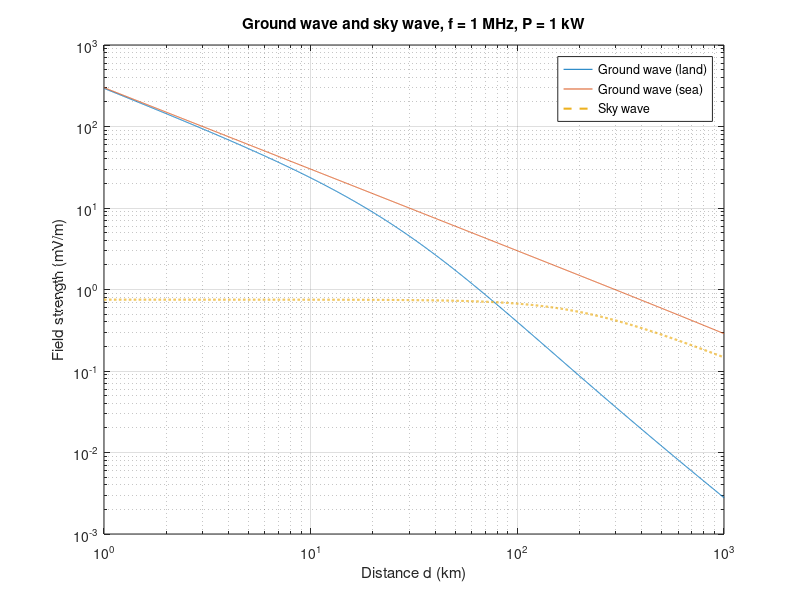

This figure's MATLAB source:
%% Exp 17 : Ground wave and sky wave propagation (Norton attenuation, crossover distance)
clc; clear; close all;

c = 3e8; f = 1e6; lam = c/f; P = 1;            % 1 MHz, P = 1 kW
d = logspace(0,3,2000);                        % distance (km)
sig = [0.01 5];                                % land, sea conductivity (S/m)
hv = 100; rho = 0.5;                           % virtual height (km), ionospheric reflection factor

Eg_fun = @(d,s) 300*sqrt(P)./d .* ((2+0.3*(pi*(d*1e3)/(lam*(18000*s/(f/1e6))))) ./ ...
         (2 + (pi*(d*1e3)/(lam*(18000*s/(f/1e6)))) + 0.6*(pi*(d*1e3)/(lam*(18000*s/(f/1e6)))).^2));
Eg = [Eg_fun(d,sig(1)); Eg_fun(d,sig(2))];     % ground-wave field (mV/m)
slant = @(d) 2*sqrt((d/2).^2 + hv^2);          % sky-wave path (km)
Es = 300*sqrt(P)./slant(d) * rho;              % sky-wave field (mV/m)

figure; loglog(d,Eg(1,:),d,Eg(2,:),d,Es,'--','LineWidth',1.5); grid on;
xlabel('Distance d (km)'); ylabel('Field strength (mV/m)');
legend('Ground wave (land)','Ground wave (sea)','Sky wave'); title('Ground wave and sky wave, f = 1 MHz, P = 1 kW');

%% Crossover distance (where E_g = E_s)
for k = 1:2
    [~,i] = min(abs(log(Eg(k,:)) - log(Es)));
    nm = {'land','sea'};
    fprintf('Crossover distance (%s) = %.1f km\n', nm{k}, d(i));
end

%% Spot values  (d = 50, 100, 200 km)
ds = [50 100 200];
fprintf('\n d(km)   p(land)     A(p)    Eg land   Eg sea    slant s(km)   Es (mV/m)\n');
for dd = ds
    x = 18000*sig(1)/(f/1e6); p = pi*(dd*1e3)/(lam*x); A = (2+0.3*p)/(2+p+0.6*p^2);
    fprintf('%5d %9.3f %9.4f %9.3f %9.3f %12.2f %11.4f\n', dd, p, A, Eg_fun(dd,sig(1)), Eg_fun(dd,sig(2)), slant(dd), 300*sqrt(P)/slant(dd)*rho);
end
fprintf('\nFading zone: where Eg and Es are comparable (near the crossover) the two waves interfere\n');
fprintf('and, because the sky wave varies with the ionosphere (night-time), the signal fades.\n');
